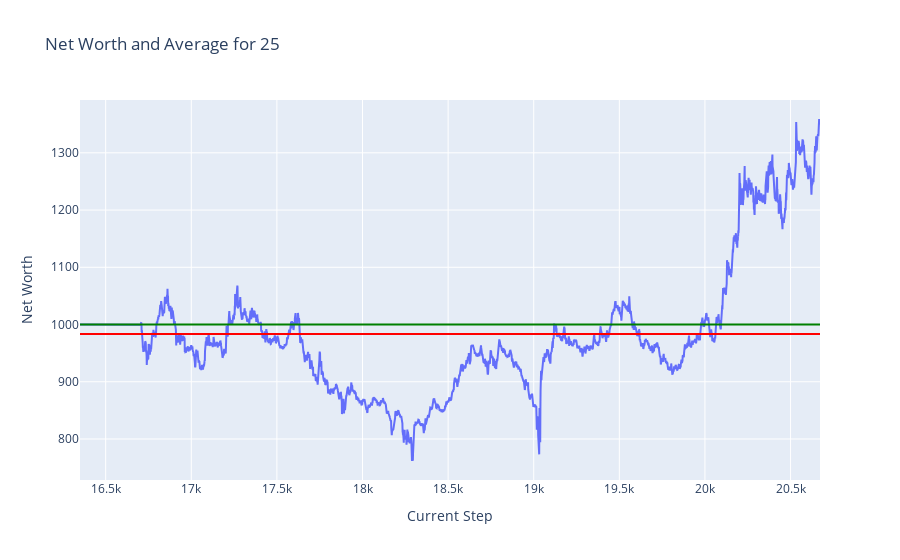
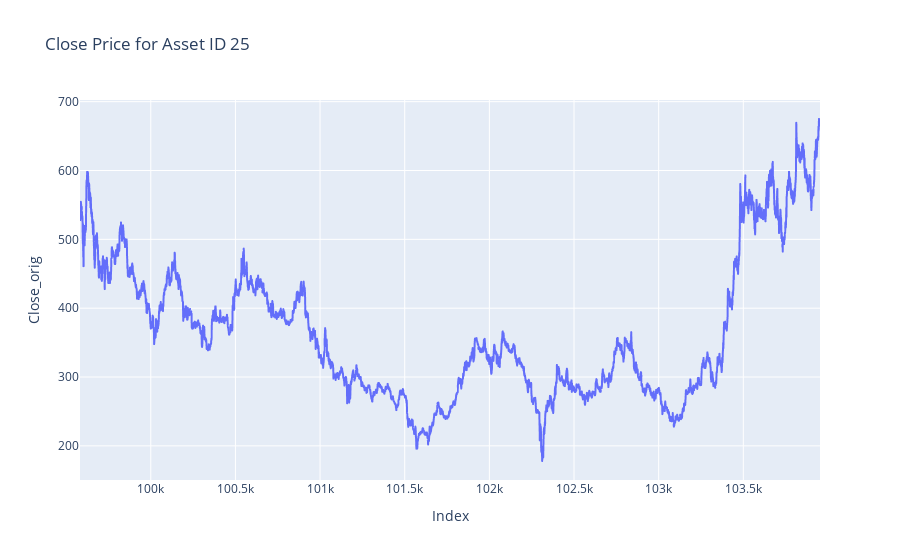

Source (notebook cell) for these figures, in order:
### Markdown cell above
## Plots

### Code cell
token = 25
plot_token_data(df = test_hist_df, token = token)
plot_close_by_asset(df= test_df, asset_id= token)

### Figure 1 — Plotly figure (JSON) as saved in the notebook; plotly's stock layout.template omitted (floating-point values rounded to 4 significant figures; data arrays with more than 128 entries replaced by an {"elided": "..."} marker saying what was removed)
{"data": [{"mode": "lines", "name": "Net Worth", "type": "scatter", "x": {"elided": "4323 int values"}, "y": {"elided": "4323 float values"}}], "layout": {"shapes": [{"line": {"color": "green"}, "name": "Net Worth = 1000", "type": "line", "x0": 0, "x1": 1, "xref": "x domain", "y0": 1000, "y1": 1000, "yref": "y"}, {"line": {"color": "red"}, "name": "Average Net Worth = 983.42", "type": "line", "x0": 0, "x1": 1, "xref": "x domain", "y0": 983.4, "y1": 983.4, "yref": "y"}], "title": {"text": "Net Worth and Average for 25"}, "xaxis": {"title": {"text": "Current Step"}}, "yaxis": {"title": {"text": "Net Worth"}}}}

### Figure 2 — Plotly figure (JSON) as saved in the notebook; plotly's stock layout.template omitted (floating-point values rounded to 4 significant figures; data arrays with more than 128 entries replaced by an {"elided": "..."} marker saying what was removed)
{"data": [{"hovertemplate": "Index=%{x}<br>Close_orig=%{y}<extra></extra>", "legendgroup": "", "line": {"color": "#636efa", "dash": "solid"}, "marker": {"symbol": "circle"}, "mode": "lines", "name": "", "showlegend": false, "type": "scattergl", "x": {"elided": "4372 int values"}, "xaxis": "x", "y": {"elided": "4372 float values"}, "yaxis": "y"}], "layout": {"legend": {"tracegroupgap": 0}, "title": {"text": "Close Price for Asset ID 25"}, "xaxis": {"anchor": "y", "domain": [0, 1], "title": {"text": "Index"}}, "yaxis": {"anchor": "x", "domain": [0, 1], "title": {"text": "Close_orig"}}}}
